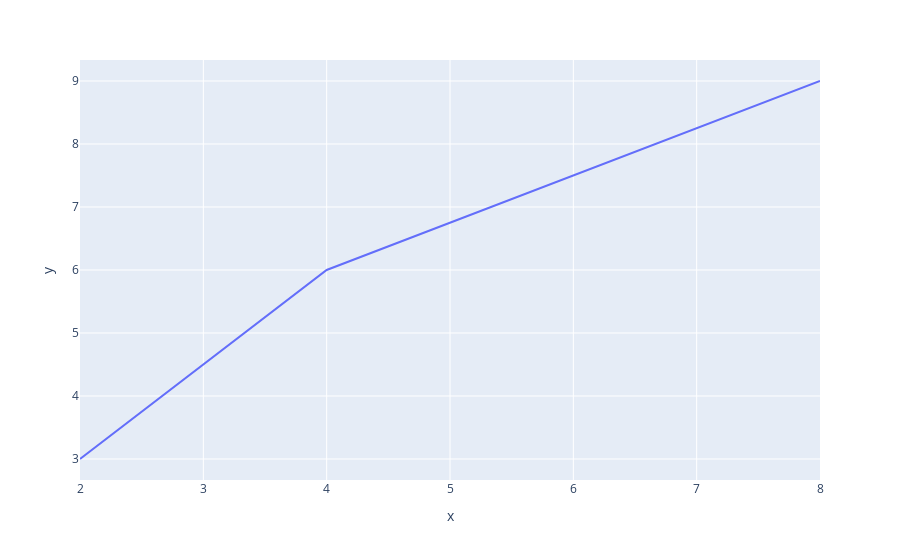

The code cell stored with this chart in its notebook:
### Markdown cell above
# **PLOTLY**

### Code cell
import plotly.express as px


# Creating the Figure instance
fig = px.line(x=[2, 4, 8], y=[3, 6, 9])

# showing the plot
fig.show()

### Figure 1 — Plotly figure (JSON) as saved in the notebook; plotly's stock layout.template omitted (floating-point values rounded to 4 significant figures)
{"data": [{"hovertemplate": "x=%{x}<br>y=%{y}<extra></extra>", "legendgroup": "", "line": {"color": "#636efa", "dash": "solid"}, "marker": {"symbol": "circle"}, "mode": "lines", "name": "", "orientation": "v", "showlegend": false, "type": "scatter", "x": [2, 4, 8], "xaxis": "x", "y": [3, 6, 9], "yaxis": "y"}], "layout": {"autosize": true, "legend": {"tracegroupgap": 0}, "margin": {"t": 60}, "xaxis": {"anchor": "y", "autorange": true, "domain": [0, 1], "range": [2, 8], "title": {"text": "x"}, "type": "linear"}, "yaxis": {"anchor": "x", "autorange": true, "domain": [0, 1], "range": [2.667, 9.333], "title": {"text": "y"}, "type": "linear"}}}
